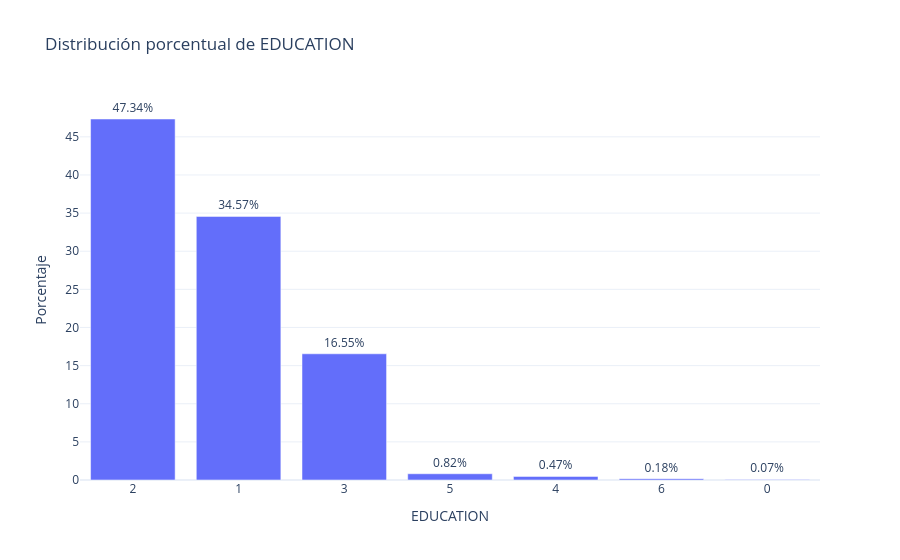

The notebook cell this image was saved under:
### Code cell
fig = eda.plot_barras_cat_pct("EDUCATION")
fig.show()

### Figure 1 — Plotly figure (JSON) as saved in the notebook; plotly's stock layout.template omitted (floating-point values rounded to 4 significant figures)
{"data": [{"hovertemplate": "EDUCATION=%{x}<br>porcentaje=%{text}<extra></extra>", "legendgroup": "", "marker": {"color": "#636efa", "pattern": {"shape": ""}}, "name": "", "orientation": "v", "showlegend": false, "text": [47.34, 34.57, 16.55, 0.82, 0.47, 0.18, 0.07], "textposition": "outside", "texttemplate": "%{text:.2f}%", "type": "bar", "x": ["2", "1", "3", "5", "4", "6", "0"], "xaxis": "x", "y": [47.34, 34.57, 16.55, 0.82, 0.47, 0.18, 0.07], "yaxis": "y"}], "layout": {"barmode": "relative", "legend": {"tracegroupgap": 0}, "title": {"text": "Distribución porcentual de EDUCATION"}, "xaxis": {"anchor": "y", "domain": [0, 1], "title": {"text": "EDUCATION"}}, "yaxis": {"anchor": "x", "domain": [0, 1], "title": {"text": "Porcentaje"}}}}
